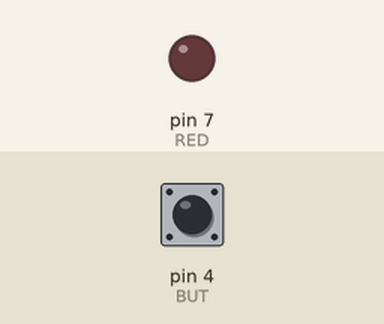
Simulated run of this sketch. Board: Arduino Uno, built with avr-gcc and run on an emulated ATmega328P. On the bench: output pins drawn as LEDs (lit = HIGH). The test bench sets the inputs (shaded band); at power-on: pin 4 (BUT) HIGH.

Above: at 1.2 s.
1.3 s: pin 4 (BUT) pulled LOW for 0.15 s
At 1.6 s:
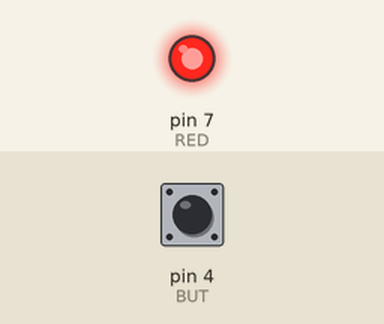
4.4 s: pin 4 (BUT) pulled LOW for 1 s
At 8.1 s:
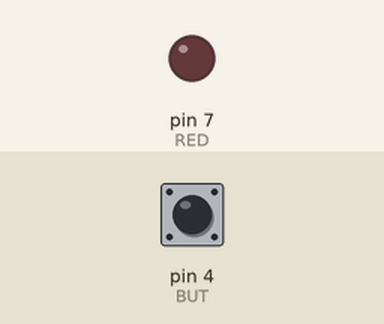
8.4 s: pin 4 (BUT) pulled LOW for 3.2 s
At 10.1 s:
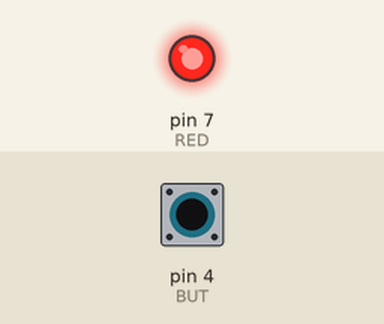
Timing chart, 0 to 12.8 s (numbered marks = the images above; inputs shaded):
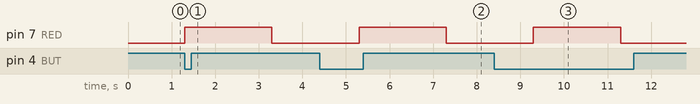

Measured:
- after the input at 1.3 s, pin 7 (RED): LOW → HIGH at once, → LOW 2.0 s later
- after the input at 4.4 s, pin 7 (RED): LOW → HIGH after 0.90 s, → LOW 2.0 s later
- after the input at 8.4 s, pin 7 (RED): LOW → HIGH after 0.90 s, → LOW 2.0 s later

The sketch:

ten.ino
```cpp
const int RED = 7;
const int BUT = 4;
int d;

void setup() {
  pinMode(RED, OUTPUT);
  pinMode(BUT, INPUT_PULLUP);
  }

void loop() {
  if (digitalRead(BUT) == LOW) {
    digitalWrite(RED, HIGH);
    delay(2000);
    digitalWrite(RED, LOW);
    delay(2000);
  }
}
```
